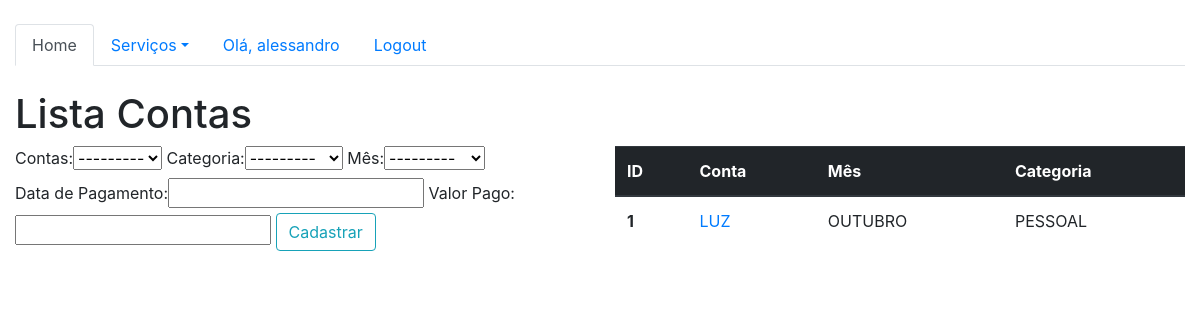
The app's page /sistema/contas/ (signed in) with its own data.
### core/models.py (models this page shows, shortened)
class Conta(models.Model):
    CONTA_APAGAR = (
        ('LUZ', 'Luz'),
        ('AGUA', 'Agua'),
        ('TELEFONE', 'Telefone'),
        ('CARRO', 'Carro'),
        ('NET', 'Net'),
        ('NU', 'Nu'),
        ('KITNET', 'Kitnet'),
 )
    CATEGORIA = (
        ('PESSOAL', 'Pessoal'),
        ('ACADEMIA', 'Academia'),
 )
    MESES_ANO = (
        ('JANEIRO', 'Janeiro'),
        ('FEVEREIRO', 'Fevereiro'),
        ('MARÇO', 'Março'),
        ('ABRIL', 'Abril'),
        ('MAIO', 'Maio'),
        ('JUNHO', 'Junho'),
        ('JULHO', 'Julho'),
        ('AGOSTO', 'Agosto'),
        ('SETEMBRO', 'Setembro'),
        ('OUTUBRO', 'Outubro'),
        ('NOVEMBRO', 'Novembro'),
        ('DEZEMBRO', 'Dezembro'),
    )
    pagar = models.CharField(max_length=100, choices=CONTA_APAGAR, verbose_name="Contas")
    categoria = models.CharField(max_length=100, choices=CATEGORIA, verbose_name="Categoria")
    mes = models.CharField(max_length=100, choices=MESES_ANO, verbose_name="Mês")
    dataPagamento = models.DateTimeField(verbose_name="Data de Pagamento")
    valorPago = models.CharField(max_length=20, verbose_name="Valor Pago" )

### core/views.py (the view)
@login_required
def lista_contas(request):
    contas = Conta.objects.all()
    form = ContaForm()
    data = {'contas': contas, 'form':form}
    return render(request, 'core/lista_contas.html', data)

### core/forms.py
class ContaForm(ModelForm):
    class Meta:
        model = Conta
        fields = '__all__'

### core/templates/core/lista_contas.html (shortened to what this page needs)
{% extends 'base.html' %}
{% load bootstrap %}
{% block main %}
<br>
    <div class="row">
        <div class="col-12">
            <h1>Lista Contas</h1>
        </div>
    </div>
    <div class="row">
        <div class="col-sm-6">
                    <form action="{% url 'core_conta_novo' %}" method="POST">
    {{ form|bootstrap }}
    <button type="submit" class="btn btn-outline-info">Cadastrar</button>
</form>
        </div>
        <div class="col-sm-6">
            <table class="table">
  <thead class="thead-dark">
    <tr>
      <th scope="col">ID</th>
      <th scope="col">Conta</th>
        <th scope="col">Mês</th>
      <th scope="col">Categoria</th>
    </tr>
  </thead>
  <tbody>
  {% for conta in contas %}
    <tr>
      <th scope="row">{{conta.id}}</th>
        <td> <a href="{% url 'core_conta_detalhe' conta.id %}">{{conta.pagar}}</a></td>
        <td>{{conta.mes}}</td>
      <td>{{conta.categoria}}</td>
    </tr>
  {% endfor %}
  </tbody>
</table>
        </div>
{% endblock %}

### templates/base.html (shortened to what this page needs)
{% load static %}
<!DOCTYPE html>
<html lang="en">
<head>
    <link rel="stylesheet" href="{% static 'bootstrap/css/bootstrap.css' %}">
</head>
<body>
    <div class="container-fluid">
{% block menu %}
        <br>
<ul class="nav nav-tabs">
  <li class="nav-item">
    <a class="nav-link active" href="{% url 'core_home' %}">Home</a>
  </li>
  <li class="nav-item dropdown">
    <a class="nav-link dropdown-toggle" data-toggle="dropdown" href="#" role="button" aria-haspopup="true" aria-expanded="false">Serviços</a>
  </li>
    {% if user.is_authenticated %}
    <li class="nav-item">
        <a class="nav-link" href="">Olá, {{user}}</a>
    </li>
        <li class="nav-item">
        <a class="nav-link" href="{% url 'logout' %}">Logout</a>
    </li>
    {% else %}
        <li class="nav-item">
        <a class="nav-link" href="{% url 'login' %}">Login</a>
    </li>
</ul>
<hr>
    {% endif %}
{% endblock %}
    </div>
    <div class="container-fluid">
        {% block main %}
        {% endblock %}
    </div>
</body>
</html>

### records on screen
Conta: id "1", pagar "LUZ", mes "OUTUBRO", categoria "PESSOAL"

### other values on screen
{{ user }} "alessandro"
